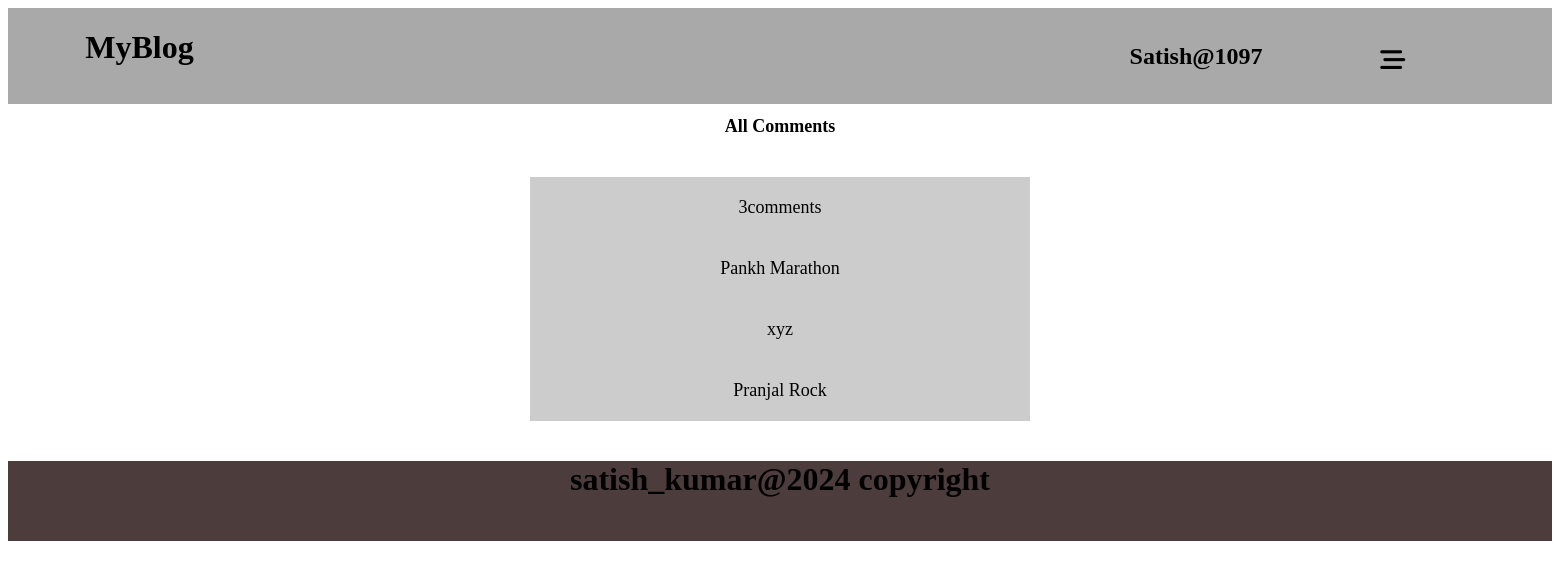
The page /viewcomment/4 (signed in) on the database its author committed.
### blog/models.py (models this page shows, shortened)
class Comment(models.Model):
    post=models.ForeignKey(Post,on_delete=models.CASCADE)
    author=models.ForeignKey(User,on_delete=models.CASCADE)
    text=models.CharField(max_length=1000)
    created_date=models.DateField(default=datetime.date.today)

### blog/views.py (the view)
# urls.py: path('viewcomment/<int:post_id>',views.viewcomment,name='viewcomment'),
def viewcomment(req,post_id):
    comments=Comment.objects.filter(post__id=post_id)
    comment_count=comments.count()
    return render(req,'Comments.html',{'comments':comments,'comment_count':comment_count})

### blog/templates/Comments.html
{% extends "base.html" %}
{% block container %}
<div class="comments">
    <h1>All Comments</h1>
    <div class="comment">
        <li>{{comment_count}}comments</li>
        {% for i in comments %}
        <li>{{i.text}}</li>
        {% endfor %}
    </div>
</div>
{% endblock %}

### blog/templates/base.html (shortened to what this page needs)
{% block header %}
{% load static %}
<!DOCTYPE html>
<html lang="en">
<head>
    <link rel="stylesheet" href="{% static 'css/style.css' %}">
</head>
<body>
    <div class="nav">
        <div class="logo">
            <h1>MyBlog</h1>
        </div>
        <div class="Account">
            {% if user.is_authenticated %}
            <h2>{{user.username}}</h2>
            <button onclick="openmenu()" ><i class="fa-solid fa-bars-staggered" id="icon"></i></button>
            {% else %}
            <a href="Register"><i class="fa-solid fa-user"></i></a>
            {% endif %}
        </div>
    </div>
    {% endblock header %}
    {% block container %}{% endblock container %}
    {% block footer %}
    <div class="footer">
    <h1>satish_kumar@2024 copyright</h1>
    </div>
</body>
</html>
{% endblock footer %}

### blog/static/css/style.css (style rules this page uses)
body { overflow-x: hidden; }
.nav { height: 12vh; width: 100%; background-color: darkgray; display: flex; justify-content: space-between; }
.nav .logo { margin-left: 5%; }
.nav .Account i { font-size: 25px; margin-top: 25px; margin-right: 100px; color: black; }
.nav .Account h2 { color: black; margin-right: 30px; }
.nav .Account { align-items: center; display: flex; justify-content: space-around; width: 30%; margin-left: 200px; }
.nav .Account button { border: 0px; outline: 0px; background-color: transparent; font-size: 25px; cursor: pointer; }
.nav .Account button i { margin-top: 10px; text-align: center; }
.footer { width: 100%; height: 10vh; background-color: #4c3c3c; text-align: center; }
.comments { width: 100%; background-color: #ffff; }
.comments h1 { font-size: 18px; text-align: center; }
.comments .comment { max-width: 500px; margin: 40px auto; background-color: #ccc; text-align: center; }
.comments .comment li { list-style: none; font-size: 18px; padding: 20px; }

### rows shown on the page
Comment: text "Pankh Marathon"
Comment: text "xyz"
Comment: text "Pranjal Rock"

### other values the page prints
{{ user.username }} "Satish@1097"
{{ comment_count }} "3"
